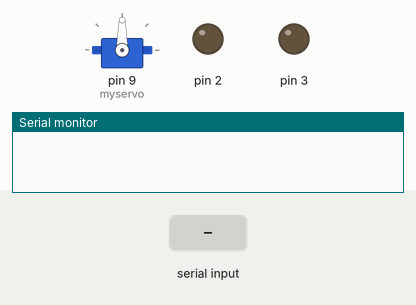
Simulated run of this sketch. Board: Arduino Uno, built with avr-gcc and run on an emulated ATmega328P. Parts: servo, output pins drawn as LEDs (lit = HIGH), the last lines printed to the serial monitor. The test bench sets the inputs (shaded band).

Above: at 1.2 s.
1.3 s: "Open the door" received over the second serial link
At 4.2 s:
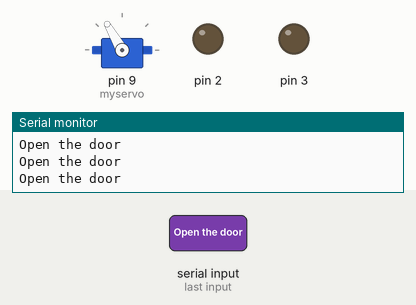
4.3 s: "all LED turn on" received over the second serial link
At 5.6 s:
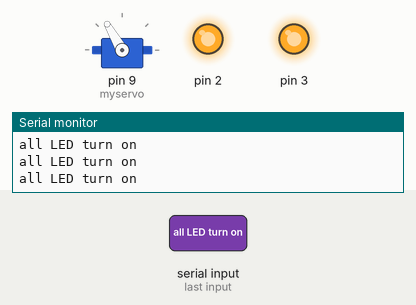
6.8 s: "open the door" received over the second serial link
9.8 s: "Shut the door" received over the second serial link
At 13.1 s:
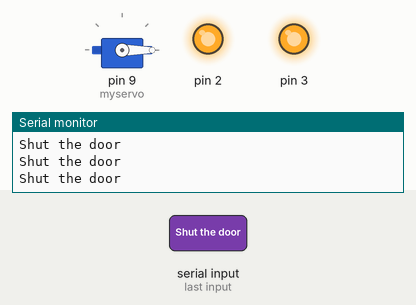
Timing chart, 0 to 13.8 s (numbered marks = the images above; inputs shaded):
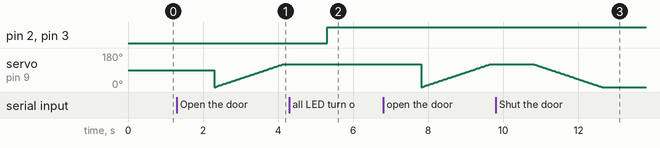

Measured:
- after the input at 4.3 s, pin 2, pin 3: LOW → HIGH after 1.0 s
- after the input at 9.8 s, servo on pin 9 (myservo): moves from 120° to 0° over 1.8 s, starting after 1.0 s

The sketch:

voice_servo_led.ino
```cpp
#include <SoftwareSerial.h>
#include <Servo.h>

String value;

int TxD = 11; //txD pin of bluetooth Module
int RxD = 10; //rxD pin of bluetooth Module

Servo myservo;
int pos;

SoftwareSerial bluetooth(TxD, RxD);

void setup() {

  pinMode(2, OUTPUT);
  pinMode(3, OUTPUT);
  myservo.attach(9);
  Serial.begin(9600);       // start serial communication at 9600bps
  bluetooth.begin(9600);    // baud rate of bluetooth module

}


void loop() {

  Serial.println(value);

 if (bluetooth.available()){
  value = bluetooth.readString(); // incoming message from arduino voice app via bluetooth

  if (value == "Open the door" || value == "open the door"){

    for (pos = 0; pos <= 120; pos += 1) { // goes from 0 degrees to 120 degrees
      // in steps of 1 degree
      myservo.write(pos);              // tell servo to go to position in variable 'pos'
      delay(15);                       // waits 15 ms for the servo to reach the position
    }

  }

  if (value == "Shut the door" || value == "shut the door"){
    for (pos = 120; pos >= 0; pos -= 1) { // goes from 180 degrees to 0 degrees
      myservo.write(pos);              // tell servo to go to position in variable 'pos'
      delay(15);                       // waits 15 ms for the servo to reach the position
    }
  }

  if (value == "all LED turn on" || value == "All LED turn on"){
    digitalWrite(2, HIGH);
    digitalWrite(3, HIGH);
  }


  if (value == "all LED turn off" || value == "All LED turn off"){
    digitalWrite(2, LOW);
    digitalWrite(3, LOW);
  }


  if (value == "Turn on first LED" || value == "turn on first LED"){ digitalWrite(2, HIGH); }

  if (value == "Turn on second LED" || value == "turn on second LED"){ digitalWrite(3, HIGH); }

  if (value == "Turn off first LED" || value == "turn off first LED"){ digitalWrite(2, LOW); }

  if (value == "Turn off second LED" || value == "turn off second LED"){ digitalWrite(3, LOW); }

 }

}
```
